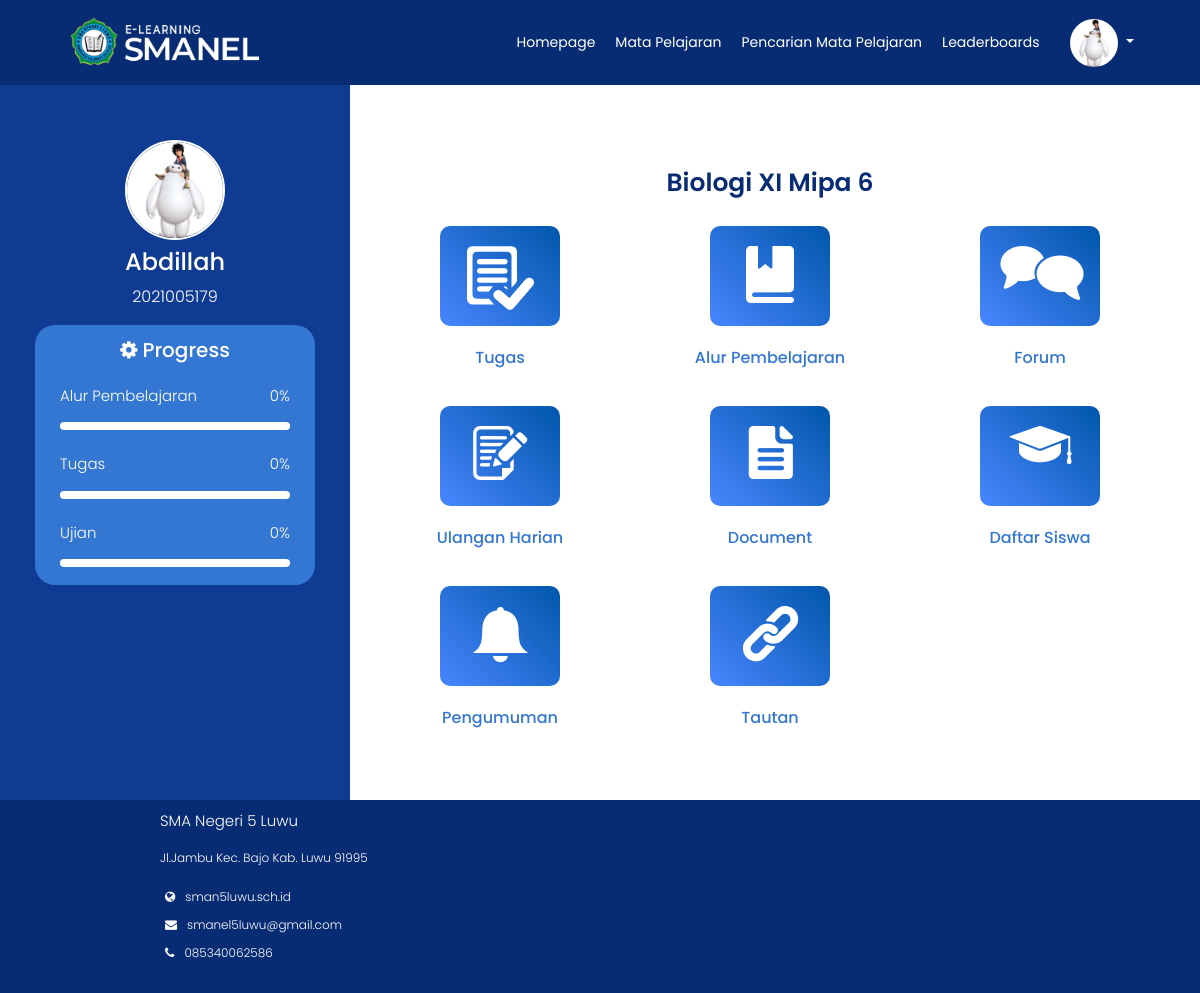
/Backend/detailmapel.php?Id=42 (signed in), run on the app's committed database.
### tables this page shows
CREATE TABLE `user_siswa` (
  `Id` int(11) NOT NULL,
  `Nama` varchar(225) NOT NULL,
  `Nis` varchar(225) NOT NULL,
  `Kelas` varchar(225) NOT NULL,
  `Tempat` varchar(225) NOT NULL,
  `Tanggal` date NOT NULL,
  `Email` varchar(255) NOT NULL,
  `Alamat` varchar(225) NOT NULL,
  `Username` varchar(225) NOT NULL,
  `Password` varchar(225) NOT NULL,
  `Profil` varchar(225) NOT NULL
);

CREATE TABLE `matapelajaran` (
  `Id_Mapel` int(11) NOT NULL,
  `Nama_Mapel` varchar(225) NOT NULL,
  `Nama_Guru` varchar(225) NOT NULL,
  `Jlh_Siswa` int(11) NOT NULL,
  `Hari` varchar(225) NOT NULL,
  `Waktu` varchar(225) NOT NULL,
  `Semester` varchar(225) NOT NULL,
  `Sampul` varchar(225) NOT NULL,
  `Tipe_Kelas` varchar(225) NOT NULL,
  `Deskripsi` varchar(225) NOT NULL,
  `Id_Kelas` int(11) NOT NULL
);

### Backend/functions.php (called while the page is built, shortened)
<?php
function koneksi()
{
    return mysqli_connect('localhost', 'root', '', 'elearning');
}
function query($query)
{
    $conn = koneksi();
    $result = mysqli_query($conn, $query);
    if(mysqli_num_rows($result)==1){
        return mysqli_fetch_assoc($result);
    }
    $rows = [];
    return $rows;
}
?>

### Backend/detailmapel.php (the view, shortened to what this page needs)
<?php
require 'functions.php';
$Id_Mapel = $_GET["Id"];
$kelas = query("SELECT * FROM matapelajaran WHERE Id_Kelas = $Id_Mapel");
$conn = koneksi();
$nama = $_SESSION["Nama"];
$tugas = "SELECT COUNT(*) FROM tugas where Id_Mapel = $Id_Mapel";
$result = mysqli_query($conn,$tugas);
$row = mysqli_fetch_array($result);
$total = $row['COUNT(*)'];
$t = "SELECT COUNT(*) FROM kumpul_tugas WHERE Nama = '$nama'";
$result1 = mysqli_query($conn,$t);
$row1 = mysqli_fetch_array($result1);
$total1 = $row1['COUNT(*)'];
$to = (($total/$total1)*100);
?>
<!DOCTYPE html>
<html lang="en">
<head>
    <link rel="stylesheet" href="https://stackpath.bootstrapcdn.com/bootstrap/4.5.0/css/bootstrap.min.css">
    <link rel="stylesheet" href="https://stackpath.bootstrapcdn.com/font-awesome/4.7.0/css/font-awesome.min.css">
    <link rel="stylesheet" href="style.css?<?php echo time() ?>">
</head>
<body>
    <?php require_once('navbar/navbarmapel.php') ?>
    <div class="main-container">
        <div class="detail">
            <div class="detail-sidebar">
                <center>
                    <div class="profil-detail">
                        <?php
                        $nis = $_SESSION["Nis"];
                        $u = query("SELECT * FROM user_siswa WHERE Nis = '$nis'");
                        ?>
                        <img src="img/<?=$u["Profil"]?>" alt="">
                    </div>
                    <div class="nama-detail">
                        <h4><?php echo $_SESSION['Nama']; ?></h4>
                        <p><?php echo $_SESSION['Nis']; ?></p>
                    </div>
                    <div class="progres-detail">
                        <div class="progres-item">
                            <ul>
                                <li class="progres-name"><i class="fa fa-cog"></i> Progress</li>
                                <li class="progres-subitem">
                                    <div class="tprogress d-flex">
                                        <p class="title-mapel">Alur Pembelajaran</p>
                                        <p class="persen ml-auto"><?php echo floor($to); ?>%</p>
                                    </div>
                                    <p class="progres-bar1"><progress value="75" max="100"></progress></p>
                                </li>
                                <li class="progres-subitem">
                                    <div class="tprogress d-flex">
                                        <p class="title-mapel">Tugas</p>
                                        <p class="persen ml-auto"><?php echo floor($to); ?>%</p>
                                    </div>
                                    <p class="progres-bar3"><progress value="50" max="100"></progress></p>
                                </li>
                                <li class="progres-subitem">
                                    <div class="tprogress d-flex">
                                        <p class="title-mapel">Ujian</p>
                                        <p class="persen ml-auto"><?php echo floor($to); ?>%</p>
                                    </div>
                                    <p class="progres-bar3"><progress value="90" max="100"></progress></p>
                                </li>
                            </ul>
                        </div>
                    </div>
                </center>
            </div>
            <div class="detail-fitur">
                <div class="title-kelas">
                    <h1><?= $kelas["Nama_Mapel"]; ?></h1>
                </div>
                <div class="list-fitur container">
                    <div class="list-fitur-item">
                        <div class="item-img">
                            <form action="" method="post">
                                <button class="btn-fitur" type="submit" name="tugas"><img src="img/fitur1.png" alt=""></button>
                            </form>
                        </div>
                        <p class="title-fitur">Tugas</p>
                    </div>
                    <div class="list-fitur-item">
                        <div class="item-img">
                            <a href="alur.php?Id=<?=$Id_Mapel?>"><img src="img/fitur2.png" alt=""></a>
                        </div>
                        <p class="title-fitur">Alur Pembelajaran</p>
                    </div>
                    <div class="list-fitur-item">
                        <div class="item-img">
                            <form action="" method="post">
                                <button class="btn-fitur" type="submit" name="forum"><img src="img/fitur3.png" alt=""></button>
                            </form>
                        </div>
                        <p class="title-fitur">Forum</p>
                    </div>
                    <div class="list-fitur-item">
                        <div class="item-img">
                            <a href="ujian.php?Id=<?=$Id_Mapel?>"><img src="img/fitur4.png" alt=""></a>
                        </div>
                        <p class="title-fitur">Ulangan Harian</p>
                    </div>
                    <div class="list-fitur-item">
                        <div class="item-img">
                            <a href="dokumen.php?Id=<?=$Id_Mapel?>"><img src="img/fitur5.png" alt=""></a>
                        </div>
                        <p class="title-fitur">Document</p>
                    </div>
                    <div class="list-fitur-item">
                        <div class="item-img">
                        <a href="daftarsiswa.php?Id=<?=$Id_Mapel?>"><img src="img/fitur6.png" alt=""></a>
                        </div>
                        <p class="title-fitur">Daftar Siswa</p>
                    </div>
                    <div class="list-fitur-item">
                        <div class="item-img">
                        <a href="pengumuman.php?Id=<?=$Id_Mapel?>"><img src="img/fitur7.png" alt=""></a>
                        </div>
                        <p class="title-fitur">Pengumuman</p>
                    </div>
                    <div class="list-fitur-item">
                        <div class="item-img">
                        <a href="tautan.php?Id=<?=$Id_Mapel?>"><img src="img/fitur8.png" alt="">
                        </div>
                        <p class="title-fitur">Tautan</p>
                    </div>
                </div>
            </div>
        </div>
    </div>
    <div class="footer">
        <div class="nama-footer">
            <p class="tfooter">SMA Negeri 5 Luwu</p>
            <p>Jl.Jambu Kec. Bajo Kab. Luwu 91995</p>
        </div>
        <div class="web">
            <ul>
                <li><a href="http://sman5luwu.sch.id/index.php"><i class="fa fa-globe"></i><span>sman5luwu.sch.id</span></a>
                </li>
                <li><a href="#"><i class="fa fa-envelope"></i><span>smanel5luwu@gmail.com</span></a></li>
                <li><a href="#"><i class="fa fa-phone"></i><span>085340062586</span></a></li>
            </ul>
        </div>
    </div>
</body>
</html>

### Backend/navbar/navbarmapel.php (shortened to what this page needs)
<?php
$nama = $_SESSION["Nis"];
$user = query("SELECT * FROM user_siswa WHERE Nis = '$nama'");
?>
<nav class="navbar navbar-expand-lg navbar-light fixed-top">
  <div class="navbar-header">
    <img src="img/logo.png" alt="">
  </div>
  <div class="collapse navbar-collapse" id="navbarNav">
    <ul class="navbar-nav ml-auto">
      <li class="name nav-item">
        <a href="homepage.php" class="btn" aria-hidden="true">Homepage</a>
      </li>
      <li class="mapel nav-item">
        <a href="matapelajaran.php" class="btn active" aria-hidden="true">Mata Pelajaran</a>
      </li>
      <li class="search-mapel nav-item">
        <a href="pencarian_siswa.php" class="btn" aria-hidden="true">Pencarian Mata Pelajaran </a>
      </li>
      <li class="leader nav-item">
        <a href="leaderboards.php" class="btn" aria-hidden="true">Leaderboards</a>
      </li>
    </ul>
    <div class="profil nav-item dropdown-toggle" type="button" data-toggle="dropdown" aria-haspopup="true" aria-expanded="false">
      <img alt="your image" src="img/<?php echo $user["Profil"]; ?>" title="<?php echo  $user["Profil"];  ?>" style="border-radius: 50%;">
    </div>
  </div>
</nav>

### Backend/style.css (style rules this page uses)
* { margin: 0; padding: 0; box-sizing: border-box; font-family: 'Poppins', sans-serif; font-weight: 300; }
body { font-family: 'Poppins', sans-serif; font-weight: 300; min-height: 100%; outline: none; }
.navbar { background-color: #082C73; color: white; }
.navbar-header img { height: 8vh; margin-top: 5px; margin-left: 5vh; padding-bottom: 8px; color: white; }
.navbar .navbar-header { color: #fefefe; padding-left: 10px; }
.navbar .navbar-nav li a { padding: 10px; color: white; text-decoration: none; transition: 0.5s ease; border: none; font-size: 14px; float: right; }
#navbarNav .profil { margin: 0 20px; padding-right: 30px; float: right; }
#navbarNav .profil img { width: 6vh; }
.footer { display: grid; height: max-content; width: 100%; bottom: 0; background-color: #082C73; position: relative; padding: 10px; font-size: 12px; }
.footer .web { grid-column: 1; grid-row: 4; margin-left: 150px; }
.footer .web-detail-mapel ul li, .footer .web ul li { list-style: none; padding: 5px; }
.footer .web-detail-mapel span, .footer .web span { color: white; padding: 10px; }
.footer .web-detail-mapel i, .footer .web i { color: white; }
.footer .nama-footer { grid-column: 3; grid-row: 4; color: white; margin-left: 150px; }
.footer .nama-footer .tfooter, .footer .nama-footer-mapel .tfooter { font-size: 15px; }
.progres-detail .progres-item { width: 200px; }
.progres-bar1 progress, .progres-bar2 progress, .progres-bar3 progress, .progres-bar4 progress { position: relative; width: 400px; margin-right: 20px; }
progress::before, progress::after { content: ""; position: absolute; top: 0; left: 0; height: 100%; width: 100px; border-radius: 10px; }
.progres-bar2 progress::before, .progres-bar3 progress::before, .progres-bar1 progress::before { background: #fefefe; width: 100%; }
.progres-bar1 progress::after, .progres-bar2 progress::after, .progres-bar3 progress::after { background: #082C73; }
button.btn-fitur { border: none; background: none; outline: none; }
.btn { display: flex; justify-content: center; }
.detail { display: flex; width: 100%; min-height: 100vh; }
.detail-sidebar { width: 350px; background: #0F3B92; position: relative; }
.title-mapel, .persen { font-size: 15px; }
.profil-detail { margin-top: 40%; }
.profil-detail img { width: 100px; border: 2px white solid; border-radius: 50%; }
.nama-detail { color: white; padding-top: 8px; }
.progres-detail .progres-item ul li { list-style: none; color: white; }
.progres-detail .progres-item { background: #3477D2; border-radius: 20px; width: 80%; height: 260px; margin-bottom: 100px; }
.progres-detail .progres-name { font-size: 20px; font-weight: 500; margin: 10px auto; padding: 10px; }
.progres-detail .tprogress { padding: 0px 25px; }
.progres-detail .progres-bar1, .progres-detail .progres-bar2, .progres-detail .progres-bar3, .progres-detail .progres-bar4 { margin-top: -10px; }
.progres-detail .progres-bar1 progress, .progres-detail .progres-bar2 progress, .progres-detail .progres-bar3 progress, .progres-detail .progres-bar4 progress { width: 230px; height: 8px; margin-right: 0px; }
.detail-fitur { background: white; width: 70%; margin-bottom: 50px; }
.detail-fitur .title-kelas { margin-top: 20%; }
.detail-fitur .title-kelas h1 { text-align: center; color: #082C73; font-size: 25px; font-weight: 600; }
.list-fitur { display: grid; grid-template-columns: 1fr 1fr 1fr; grid-template-rows: 1fr 1fr 1fr; justify-content: center; text-align: center; margin-top: 5px; }
.list-fitur-item .item-img { padding: 20px; width: 120px; height: 100px; background: linear-gradient(45deg, #4986FF, #0056AA); margin: 20px auto; color: white; border-radius: 10px; cursor: pointer; }
.list-fitur-item .title-fitur { color: #3477D2; font-weight: 500; }
.list-fitur-item a { text-decoration: none; }
progress::before, progress::after { content: ""; position: absolute; top: 0; left: 0; height: 100%; width: 50vh; border-radius: 10px; }
.navbar-collapse { flex-grow: 0 !important; }
@media (min-width: 992px) { .navbar-expand-lg .navbar-collapse { margin-left: auto; } }

### data on the page
user_siswa: Profil (picture)
matapelajaran: Nama_Mapel "Biologi XI Mipa 6"

### other printed values
$_SESSION['Nama'] "Abdillah"
$_SESSION['Nis'] "2021005179"
floor($to) "0"
